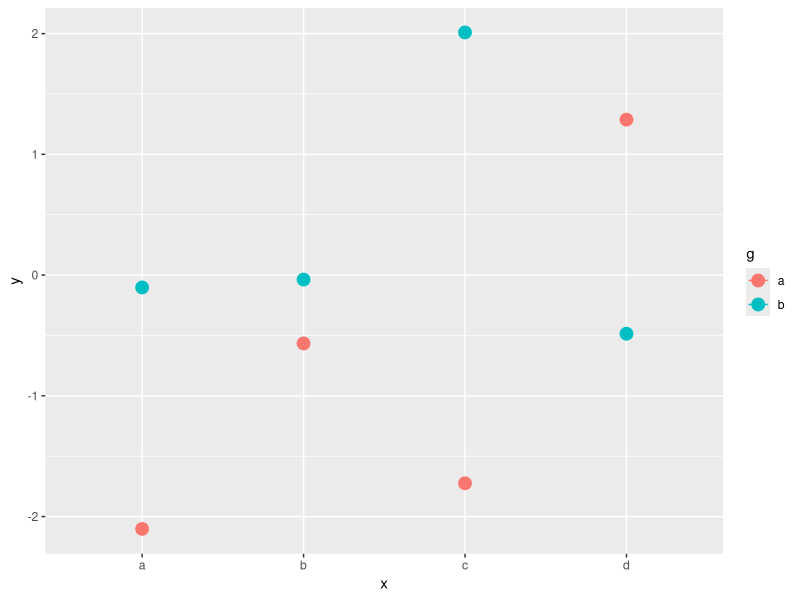
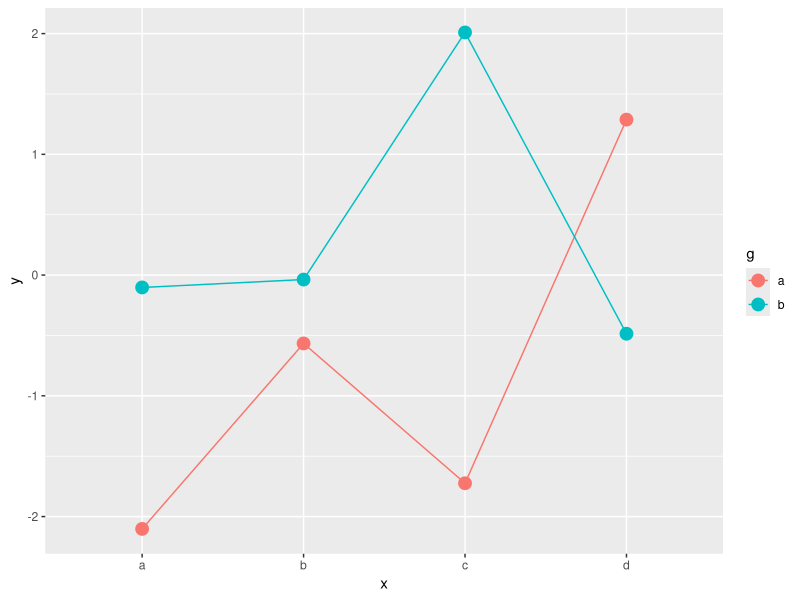
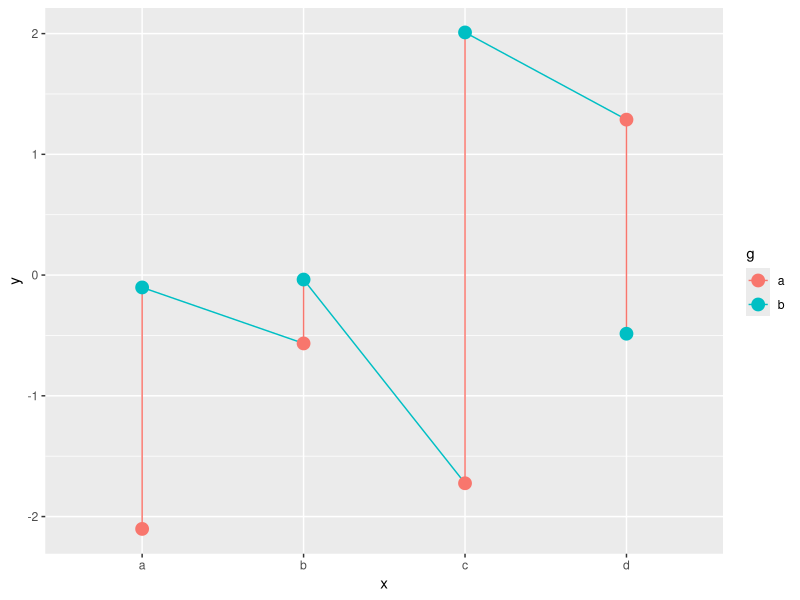
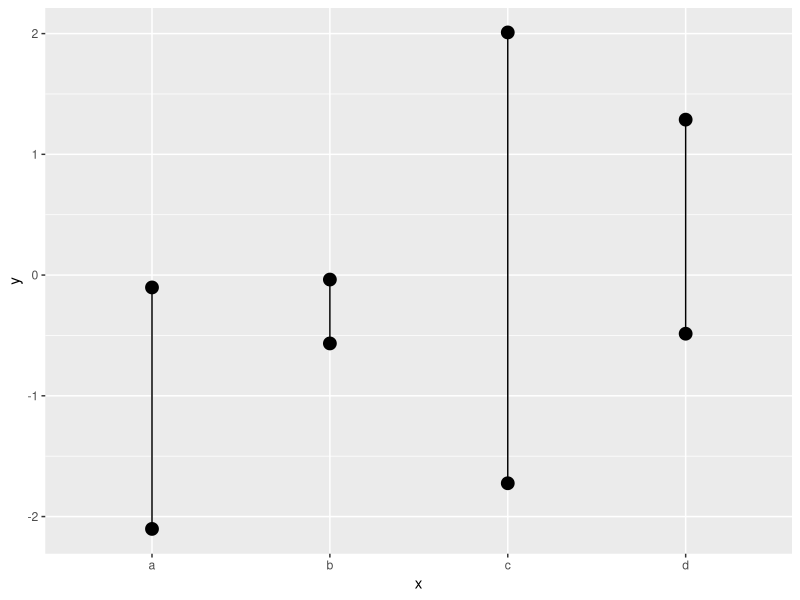
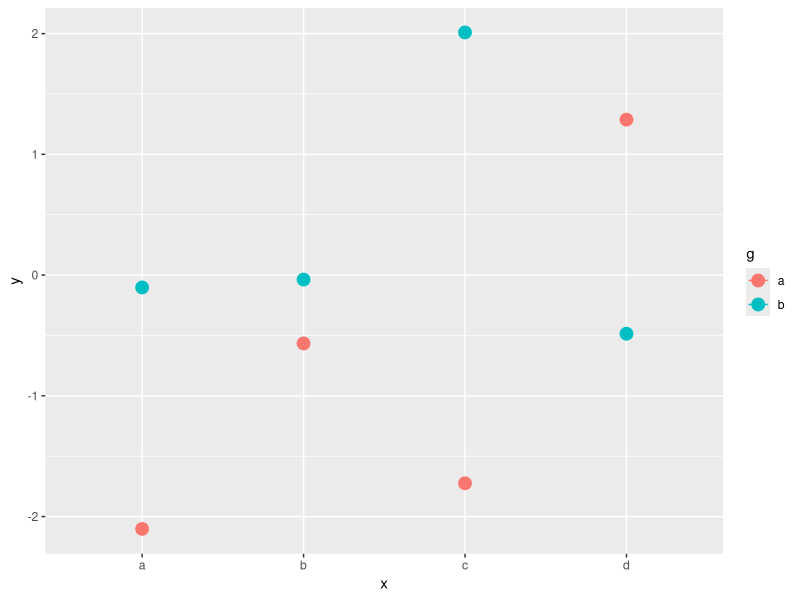
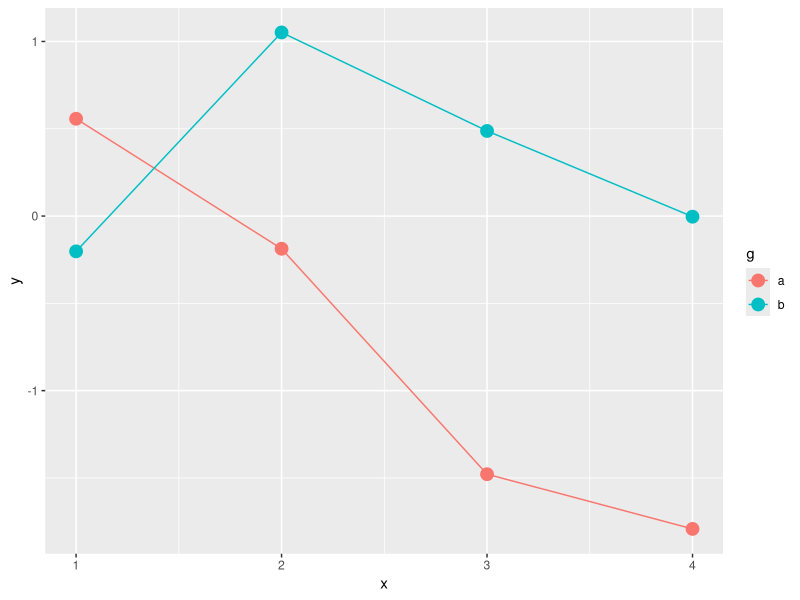
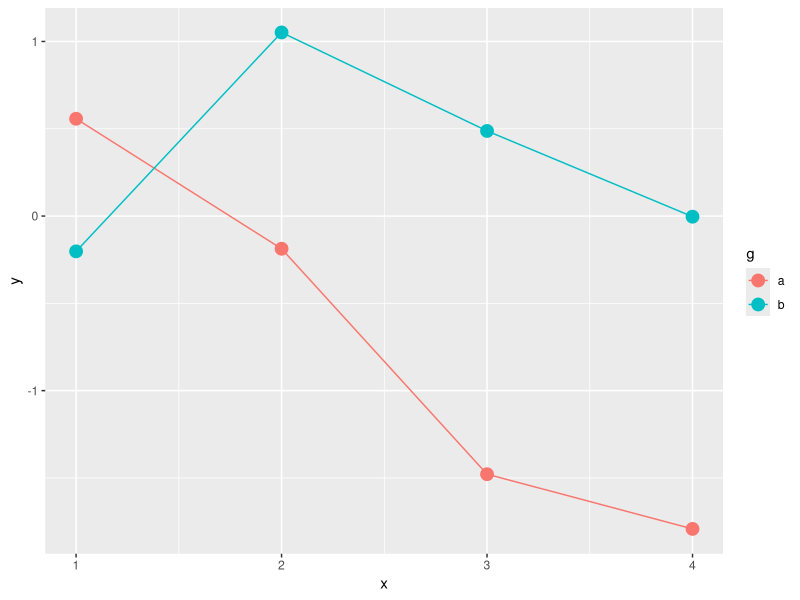
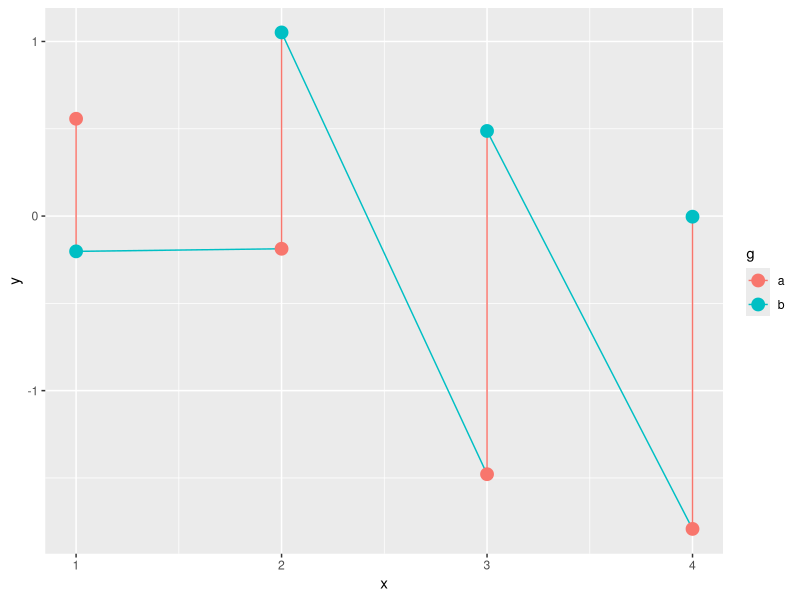

Write the R code that produced these figures, in order.
## ---- chunk 1
library(tidyverse)

tba <- crossing(x = letters[1:4], g = c("a", "b")) %>% 
       mutate(y = rnorm(8) )


tba
## ---- chunk 2
tba %>% 
  ggplot(aes(x, y, colour = g)) +
  geom_line() + 
  geom_point(size = 4)
## ---- chunk 3
tba %>% 
  ggplot(aes(x, y, colour = g, group = g)) +
  geom_line() +
  geom_point(size = 4)
## ---- chunk 4
tba %>% 
  ggplot(aes(x, y, colour = g, group = 1)) +
  geom_line() +
  geom_point(size = 4)
## ---- chunk 5
tba %>% 
  ggplot(aes(x, y)) +
  geom_line() + 
  geom_point(size = 4)
## ---- chunk 6
# 用这种方法验证
tba %>% 
  ggplot(aes(x, y, group = interaction(x, g), colour = g)) +
  geom_line() + 
  geom_point(size = 4)
## ---- chunk 7
tbb <- crossing(x = c(1:4), g = c("a", "b")) %>% 
       mutate(y = rnorm(8) )

tbb
## ---- chunk 8
tbb %>% 
  ggplot(aes(x, y, colour = g)) +
  geom_line() + 
  geom_point(size = 4)
## ---- chunk 9
tbb %>% 
  ggplot(aes(x, y, colour = g, group = g)) +
  geom_line() +
  geom_point(size = 4)
## ---- chunk 10
tbb %>% 
  ggplot(aes(x, y, colour = g, group = 1)) +
  geom_line() +
  geom_point(size = 4)
